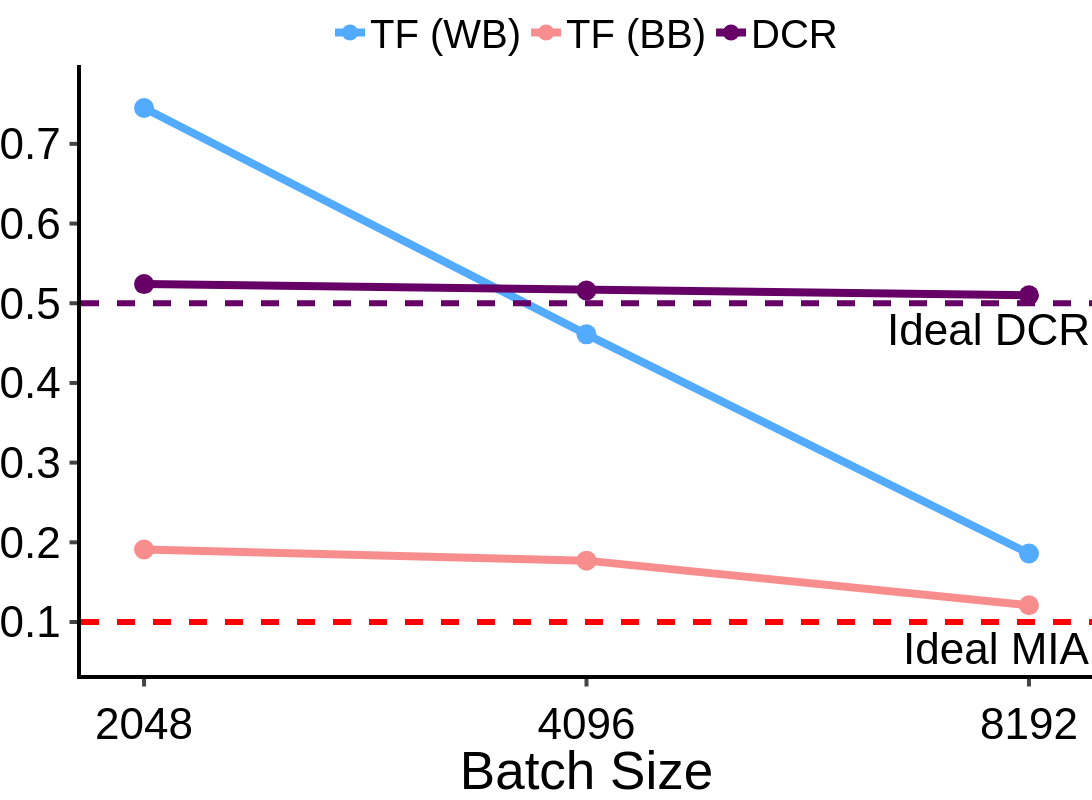

Write notebook code for a chart like this one.
### Code cell
df = {"Batch Size": batch_size, "TF (WB)": batch_size_wb, "TF (BB)": batch_size_bb, "DCR": batch_size_dcr}

fig = px.line(
    data_frame=df,
    x="Batch Size",
    y=["TF (WB)", "TF (BB)", "DCR"],
    markers=True,
    log_x=True,

)
fig.data[0].line.color = "#53abff"
fig.data[1].line.color = "#f78d8d"
fig.data[2].line.color = "#660066"
fig.add_hline(y=0.1, line_dash="dash", line_color="red", annotation_text="Ideal MIA", annotation_position="bottom right", line_width=6)
fig.add_hline(y=0.5, line_dash="dash", line_color="#660066", annotation_text="Ideal DCR", annotation_position="bottom right", line_width=6)
fig.update_layout(
    xaxis=dict(
        tickmode='array',
        tickvals=["2048", "4096", "8192"],
    ),
)
fig.update_xaxes(
    ticks="outside", tickwidth=4, ticklen=7.5, linewidth=4, linecolor="black", tickangle=0, title_font_family="Helvetica", tickfont_family="Helvetica", tickfont_size=FONT_SIZE,
)
fig.update_yaxes(
    ticks="outside", tickwidth=4, ticklen=7.5, linewidth=4, linecolor="black", title = "Metric Score", tickangle=0, title_font_family="Helvetica", tickfont_family="Helvetica", tickfont_size=FONT_SIZE,
)
fig.update_traces(marker=dict(size=20), line=dict(width=8))

customize_figure_layout(fig)
fig.update_layout(yaxis_title=None)
save_and_display_figure(fig, "diabetes_tf_dcr_batch_size", plots_dir)

### Figure 1 — Plotly figure (JSON) as saved in the notebook; plotly's stock layout.template omitted (floating-point values rounded to 4 significant figures)
{"data": [{"hovertemplate": "variable=TF (WB)<br>Batch Size=%{x}<br>value=%{y}<extra></extra>", "legendgroup": "TF (WB)", "line": {"color": "#53abff", "dash": "solid", "width": 8}, "marker": {"size": 20, "symbol": "circle"}, "mode": "lines+markers", "name": "TF (WB)", "orientation": "v", "showlegend": true, "type": "scatter", "x": [2048, 4096, 8192], "xaxis": "x", "y": [0.745, 0.461, 0.186], "yaxis": "y"}, {"hovertemplate": "variable=TF (BB)<br>Batch Size=%{x}<br>value=%{y}<extra></extra>", "legendgroup": "TF (BB)", "line": {"color": "#f78d8d", "dash": "solid", "width": 8}, "marker": {"size": 20, "symbol": "circle"}, "mode": "lines+markers", "name": "TF (BB)", "orientation": "v", "showlegend": true, "type": "scatter", "x": [2048, 4096, 8192], "xaxis": "x", "y": [0.191, 0.177, 0.121], "yaxis": "y"}, {"hovertemplate": "variable=DCR<br>Batch Size=%{x}<br>value=%{y}<extra></extra>", "legendgroup": "DCR", "line": {"color": "#660066", "dash": "solid", "width": 8}, "marker": {"size": 20, "symbol": "circle"}, "mode": "lines+markers", "name": "DCR", "orientation": "v", "showlegend": true, "type": "scatter", "x": [2048, 4096, 8192], "xaxis": "x", "y": [0.524, 0.516, 0.51], "yaxis": "y"}], "layout": {"annotations": [{"showarrow": false, "text": "Ideal MIA", "x": 1, "xanchor": "right", "xref": "x domain", "y": 0.1, "yanchor": "top", "yref": "y"}, {"showarrow": false, "text": "Ideal DCR", "x": 1, "xanchor": "right", "xref": "x domain", "y": 0.5, "yanchor": "top", "yref": "y"}], "font": {"color": "black", "family": "Helvetica", "size": 44}, "height": 800, "legend": {"font": {"size": 40}, "orientation": "h", "title": {"font": {"family": "Helvetica"}, "text": ""}, "tracegroupgap": 0, "valign": "top", "x": 0.5, "xanchor": "center", "y": 1, "yanchor": "bottom"}, "margin": {"b": 0, "l": 0, "pad": 0, "r": 0, "t": 40}, "plot_bgcolor": "white", "shapes": [{"line": {"color": "red", "dash": "dash", "width": 6}, "type": "line", "x0": 0, "x1": 1, "xref": "x domain", "y0": 0.1, "y1": 0.1, "yref": "y"}, {"line": {"color": "#660066", "dash": "dash", "width": 6}, "type": "line", "x0": 0, "x1": 1, "xref": "x domain", "y0": 0.5, "y1": 0.5, "yref": "y"}], "title": {"font": {"family": "Helvetica"}, "x": 0.5, "y": 0.99}, "width": 1200, "xaxis": {"anchor": "y", "automargin": true, "domain": [0, 1], "linecolor": "black", "linewidth": 4, "tickangle": 0, "tickfont": {"family": "Helvetica", "size": 44}, "ticklen": 7.5, "tickmode": "array", "ticks": "outside", "tickvals": ["2048", "4096", "8192"], "tickwidth": 4, "title": {"font": {"family": "Helvetica"}, "text": "Batch Size"}, "type": "log"}, "yaxis": {"anchor": "x", "automargin": true, "domain": [0, 1], "linecolor": "black", "linewidth": 4, "tickangle": 0, "tickfont": {"family": "Helvetica", "size": 44}, "ticklen": 7.5, "ticks": "outside", "tickwidth": 4, "title": {}}}}
